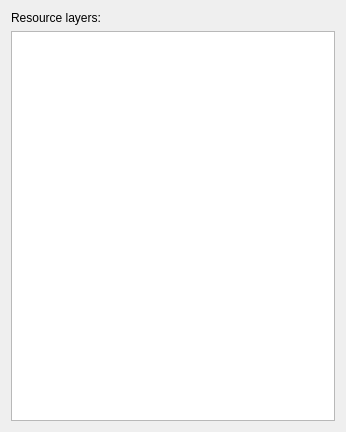
<?xml version="1.0" encoding="UTF-8"?>
<ui version="4.0">
 <class>LayerWidget</class>
 <widget class="QWidget" name="LayerWidget">
  <property name="geometry">
   <rect>
    <x>0</x>
    <y>0</y>
    <width>346</width>
    <height>432</height>
   </rect>
  </property>
  <property name="windowTitle">
   <string>Form</string>
  </property>
  <layout class="QVBoxLayout" name="verticalLayout">
   <item>
    <widget class="QLabel" name="label">
     <property name="text">
      <string>Resource layers:</string>
     </property>
    </widget>
   </item>
   <item>
    <widget class="QListWidget" name="layersList"/>
   </item>
  </layout>
 </widget>
 <resources/>
 <connections/>
</ui>
